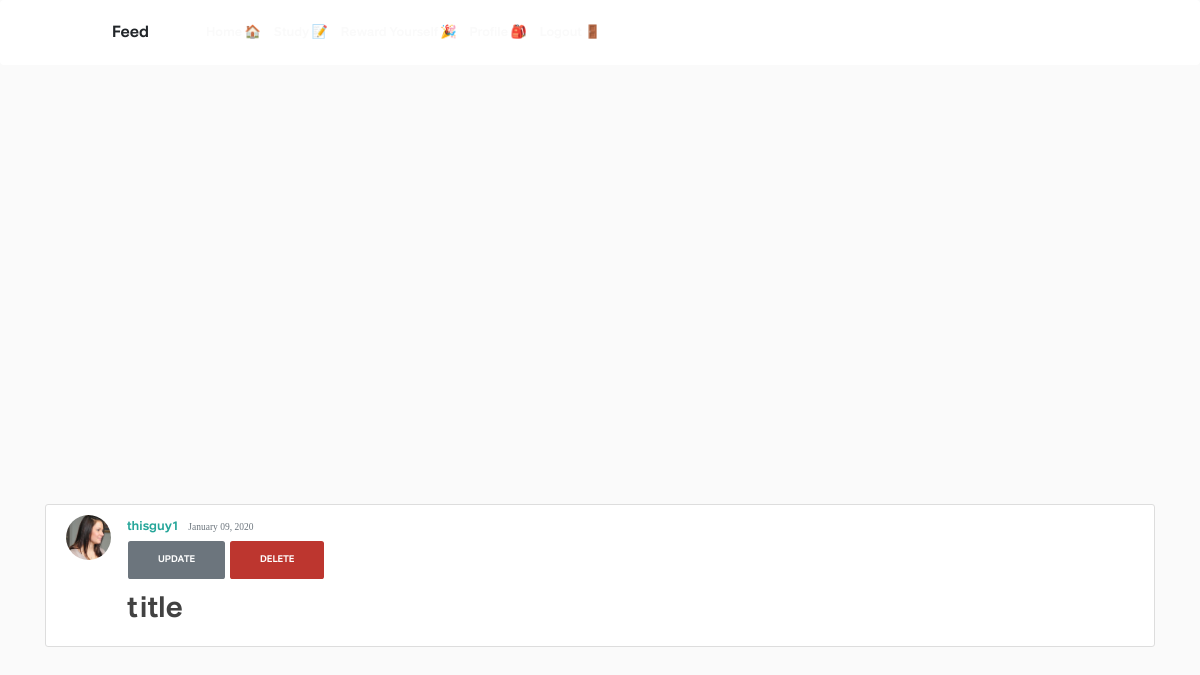
The app's page /post/10/ (signed in) with its own data.
### blog/models.py (models this page shows, shortened)
class Post(models.Model):
    objects = models.Manager()
    title = "title" #models.CharField(max_length=100)
    time_studied = models.IntegerField(default=20)
    date_posted = models.DateTimeField(default=timezone.now)
    author = models.ForeignKey(User, on_delete=models.CASCADE)

### users/models.py (models this page shows, shortened)
class Profile(models.Model):
    user = models.OneToOneField(User, on_delete=models.CASCADE)
    profile_pictures = [
        "asian_student.jpeg",
        "black_and_white_photo.jpg",
        "college_student.jpeg",
        "girl_looking_sideways.jpg",
        "nerdy_guy.jpg",
        "science_student.jpeg",
        "student_sitting_on_grass.jpg",
    ]
    for i in range(len(profile_pictures)):
        profile_pictures[i] = "potential_pics/" + profile_pictures[i]
    image = models.ImageField(
        default=random.choice(profile_pictures), upload_to="profile_pics"
    )
    wallet_points = models.BigIntegerField(default=0)
    university = models.CharField(default="", max_length=35)
    subject = models.CharField(default="", max_length=35)

### blog/views.py (the view)
# urls.py: path('post/<int:pk>/', PostDetailView.as_view(), name='post-detail'),
class PostDetailView(DetailView):
    model = Post

### blog/templates/blog/post_detail.html (shortened to what this page needs)
{% extends "blog/base.html" %}
{% block content %}
  <article class="media content-section">
    <img class="rounded-circle article-img" src="{{ object.author.profile.image.url }}">
    <div class="media-body">
      <div class="article-metadata">
        <a class="mr-2" href="{% url 'user-posts' object.author.username %}">{{ object.author }}</a>
        <small class="text-muted">{{ object.date_posted|date:"F d, Y" }}</small>
        {% if object.author == user %}
          <div>
            <a class="btn btn-secondary btn-sm mt-1 mb-1" href="{% url 'post-update' object.id %}">Update</a>
            <a class="btn btn-danger btn-sm mt-1 mb-1" href="{% url 'post-delete' object.id %}">Delete</a>
          </div>
        {% endif %}
      </div>
      <h2 class="article-title">{{ object.title }}</h2>
    </div>
  </article>
{% endblock content %}

### static/blog/main1.css (style rules this page uses)
body { background: #fafafa; color: #333333; }
h1, h2, h3, h4, h5, h6 { color: #444444; }
.content-section { background: #ffffff; padding: 10px 20px; border: 1px solid #dddddd; border-radius: 3px; }
.article-title { color: #424242; font-family: comment; }
.article-img { height: 45px; width: 45px; margin-right: 16px; }
.article-metadata { padding-bottom: 1px; margin-bottom: 4px; margin-top: 2px; }

### static/css/timernew.css (style rules this page uses)
body { background: #fafafa; color: #333333; margin-top: 5rem; }

### records on screen
Post: author.profile.image (picture), author "thisguy1", date_posted "January 09, 2020", title "title"
